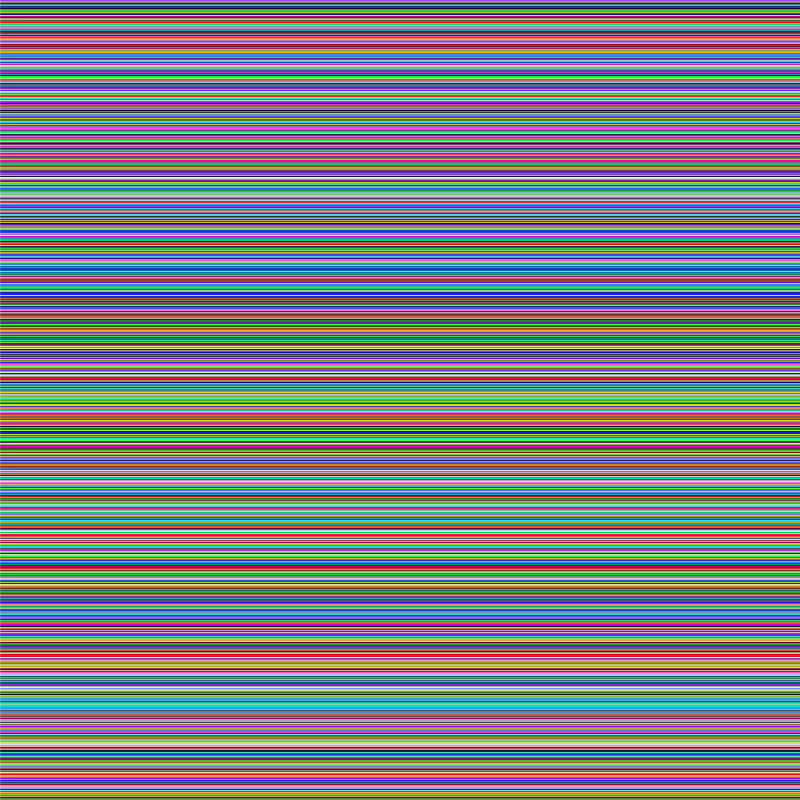
Frame 1 (no input)
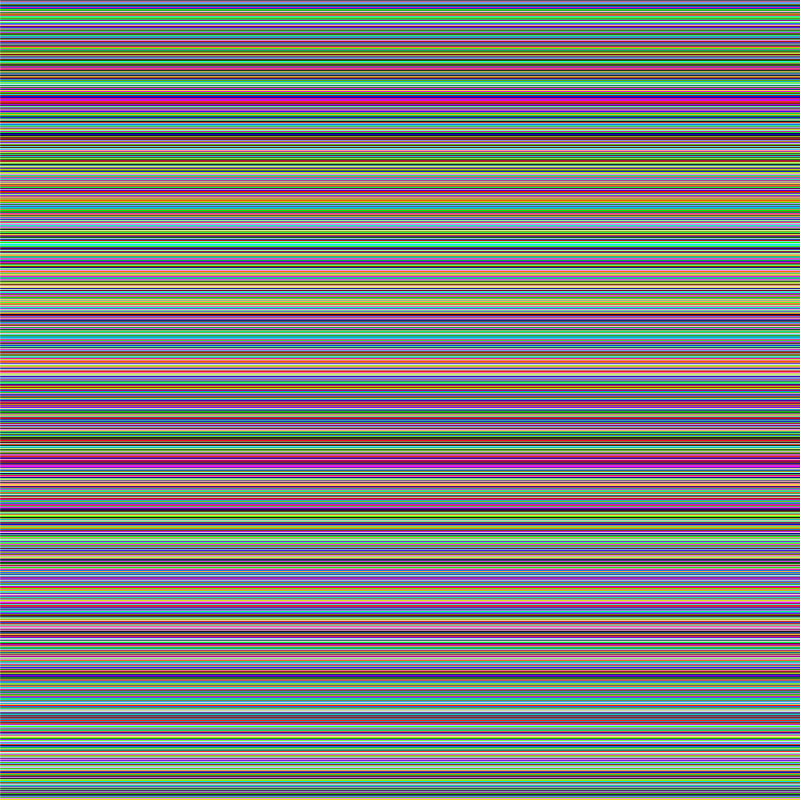
Frame 60 (the mouse pressed at the canvas centre just before this capture)
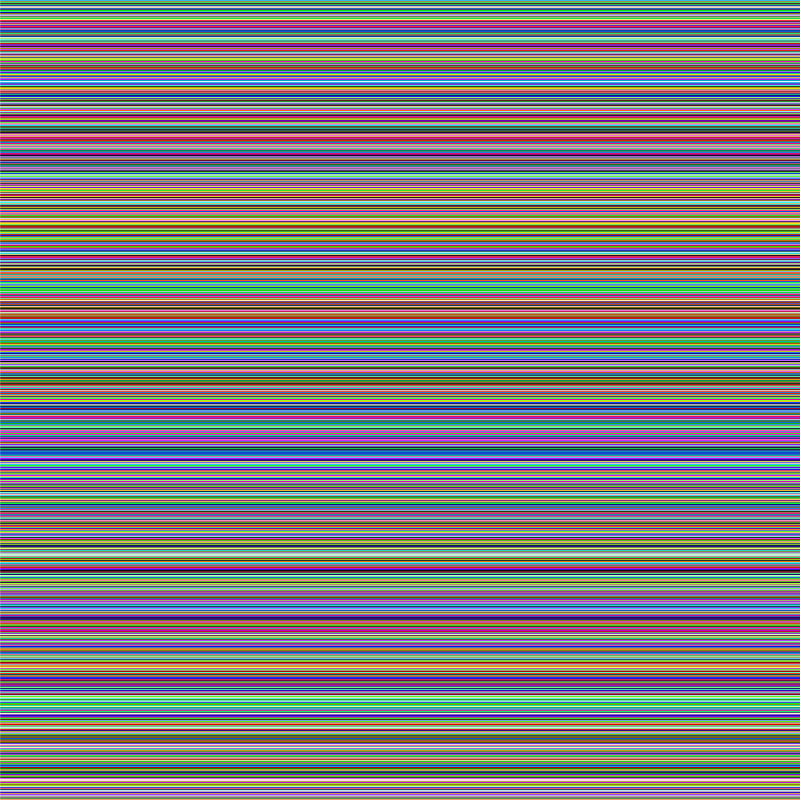
Frame 120 (the mouse held since frame 60 and released just before this capture)

The Processing sketch that drew these frames (run headless with seeded random() and noise(); from frame 60 on, the mouse is pressed at the canvas centre):

// Processing sketch: BrokenTV
// ── BrokenTV.pde
void setup(){
  size (800, 800);
}

void draw(){
  background(255);
  for(int x = 0; x<width; x+=1){
    stroke(random(255),random(255), random(255));
    line(0,x,width, x);
  }
}
